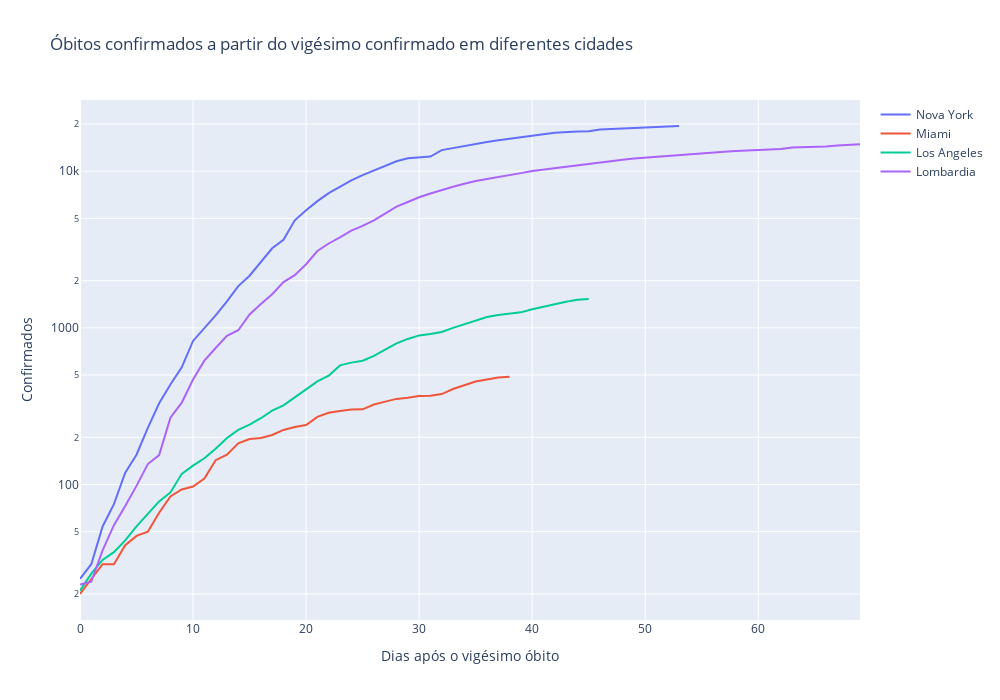

The cell this chart's notebook holds for it:
### Code cell
fig = go.Figure()

fig.add_trace(go.Scatter(
    x=ny_deaths.index,
    y=ny_deaths,
    mode='lines',
    hovertemplate = '<br><b>Dias</b>: %{x}<br>'
                    '<br><b>Óbitos</b>: %{y}',
    name="Nova York"
    )
)
fig.add_trace(go.Scatter(
    x=mi_deaths.index,
    y=mi_deaths,
    mode='lines',
    hovertemplate = '<br><b>Dias</b>: %{x}<br>'
                    '<br><b>Óbitos</b>: %{y}',
    name="Miami"
    )
)
fig.add_trace(go.Scatter(
    x=la_deaths.index,
    y=la_deaths,
    mode='lines',
    hovertemplate = '<br><b>Dias</b>: %{x}<br>'
                    '<br><b>Óbitos</b>: %{y}',
    name="Los Angeles"
    )
)
fig.add_trace(go.Scatter(
    x=lom_deaths.index,
    y=lom_deaths,
    mode='lines',
    hovertemplate = '<br><b>Dias</b>: %{x}<br>'
                    '<br><b>Óbitos</b>: %{y}',
    name="Lombardia"
    )
)

# fig.add_trace(go.Scatter(
#     y=doubling_1day,
#     mode='lines',
#     hovertemplate = '<br><b>Dias</b>: %{x}<br>'
#                     '<br><b>Confirmados</b>: %{y}',
#     name="Dobra a cada dia"
#     )
# )
# fig.add_trace(go.Scatter(
#     y=doubling_2days,
#     mode='lines',
#     hovertemplate = '<br><b>Dias</b>: %{x}<br>'
#                     '<br><b>Confirmados</b>: %{y}',
#     name="Dobra a cada dois dias"
#     )
# )
# fig.add_trace(go.Scatter(
#     y=doubling_4days,
#     mode='lines',
#     hovertemplate = '<br><b>Dias</b>: %{x}<br>'
#                     '<br><b>Confirmados</b>: %{y}',
#     name="Dobra a cada quatro dias"
#     )
# )
# fig.add_trace(go.Scatter(
#     y=doubling_7days[:len(mil)+5],
#     mode='lines',
#     hovertemplate = '<br><b>Dias</b>: %{x}<br>'
#                     '<br><b>Confirmados</b>: %{y}',
#     name="Dobra a cada sete dias"
#     )
# )

fig.update_layout(title="Óbitos confirmados a partir do vigésimo confirmado em diferentes cidades",
    xaxis_title="Dias após o vigésimo óbito",
    yaxis_title="Confirmados",
    width=1000,
    height=700,
    )

fig.update_yaxes(type="log")
fig.show()
fig.write_html("./plots/obitos.html")

### Figure 1 — Plotly figure (JSON) as saved in the notebook; plotly's stock layout.template omitted (floating-point values rounded to 4 significant figures)
{"data": [{"hovertemplate": "<br><b>Dias</b>: %{x}<br><br><b>Óbitos</b>: %{y}", "mode": "lines", "name": "Nova York", "type": "scatter", "x": [0, 1, 2, 3, 4, 5, 6, 7, 8, 9, 10, 11, 12, 13, 14, 15, 16, 17, 18, 19, 20, 21, 22, 23, 24, 25, 26, 27, 28, 29, 30, 31, 32, 33, 34, 35, 36, 37, 38, 39, 40, 41, 42, 43, 44, 45, 46, 47, 48, 49, 50, 51, 52, 53], "y": [25, 31, 54, 75, 119, 155, 230, 330, 435, 560, 825, 991, 1202, 1475, 1848, 2152, 2648, 3221, 3646, 4857, 5631, 6441, 7249, 7981, 8734, 9448, 10096, 10857, 11566, 12109, 12283, 12411, 13632, 14074, 14513, 14959, 15361, 15754, 16146, 16486, 16821, 17206, 17597, 17809, 17931, 18021, 18451, 18580, 18719, 18993, 19141, 19210, 19324, 19436]}, {"hovertemplate": "<br><b>Dias</b>: %{x}<br><br><b>Óbitos</b>: %{y}", "mode": "lines", "name": "Miami", "type": "scatter", "x": [0, 1, 2, 3, 4, 5, 6, 7, 8, 9, 10, 11, 12, 13, 14, 15, 16, 17, 18, 19, 20, 21, 22, 23, 24, 25, 26, 27, 28, 29, 30, 31, 32, 33, 34, 35, 36, 37, 38], "y": [20, 25, 31, 31, 41, 47, 50, 66, 84, 93, 97, 109, 143, 155, 183, 195, 198, 207, 223, 233, 240, 270, 287, 295, 301, 302, 324, 338, 352, 358, 367, 369, 378, 407, 432, 454, 468, 482, 487]}, {"hovertemplate": "<br><b>Dias</b>: %{x}<br><br><b>Óbitos</b>: %{y}", "mode": "lines", "name": "Los Angeles", "type": "scatter", "x": [0, 1, 2, 3, 4, 5, 6, 7, 8, 9, 10, 11, 12, 13, 14, 15, 16, 17, 18, 19, 20, 21, 22, 23, 24, 25, 26, 27, 28, 29, 30, 31, 32, 33, 34, 35, 36, 37, 38, 39, 40, 41, 42, 43, 44, 45], "y": [21, 27, 33, 37, 44, 54, 65, 78, 89, 117, 132, 147, 169, 198, 223, 241, 265, 296, 320, 360, 402, 455, 495, 576, 600, 617, 663, 729, 797, 850, 895, 913, 942, 1000, 1056, 1111, 1172, 1209, 1229, 1256, 1313, 1367, 1418, 1468, 1512, 1530]}, {"hovertemplate": "<br><b>Dias</b>: %{x}<br><br><b>Óbitos</b>: %{y}", "mode": "lines", "name": "Lombardia", "type": "scatter", "x": [0, 1, 2, 3, 4, 5, 6, 7, 8, 9, 10, 11, 12, 13, 14, 15, 16, 17, 18, 19, 20, 21, 22, 23, 24, 25, 26, 27, 28, 29, 30, 31, 32, 33, 34, 35, 36, 37, 38, 39, 40, 41, 42, 43, 44, 45, 46, 47, 48, 49, 50, 51, 52, 53, 54, 55, 56, 57, 58, 59, 60, 61, 62, 63, 64, 65, 66, 67, 68, 69], "y": [23, 24, 38, 55, 73, 98, 135, 154, 267, 333, 468, 617, 744, 890, 966, 1218, 1420, 1640, 1959, 2168, 2549, 3095, 3456, 3776, 4178, 4474, 4861, 5402, 5944, 6360, 6818, 7199, 7593, 7960, 8311, 8656, 8905, 9202, 9484, 9722, 10022, 10238, 10511, 10621, 10901, 11142, 11377, 11608, 11851, 12050, 12213, 12376, 12579, 12740, 12940, 13106, 13269, 13325, 13449, 13575, 13679, 13772, 13860, 14189, 14231, 14294, 14389, 14611, 14745, 14839]}], "layout": {"height": 700, "title": {"text": "Óbitos confirmados a partir do vigésimo confirmado em diferentes cidades"}, "width": 1000, "xaxis": {"title": {"text": "Dias após o vigésimo óbito"}}, "yaxis": {"title": {"text": "Confirmados"}, "type": "log"}}}
